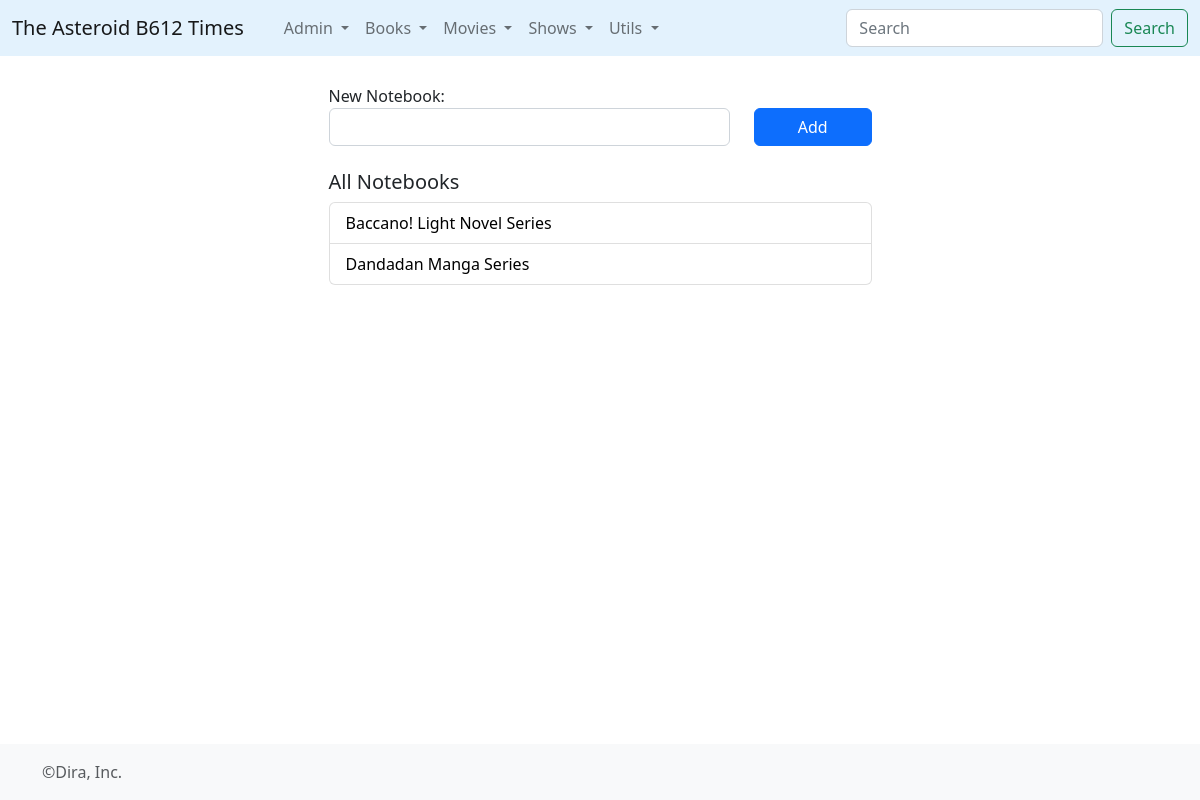
Page /cuadernos/ on the earlier database version.
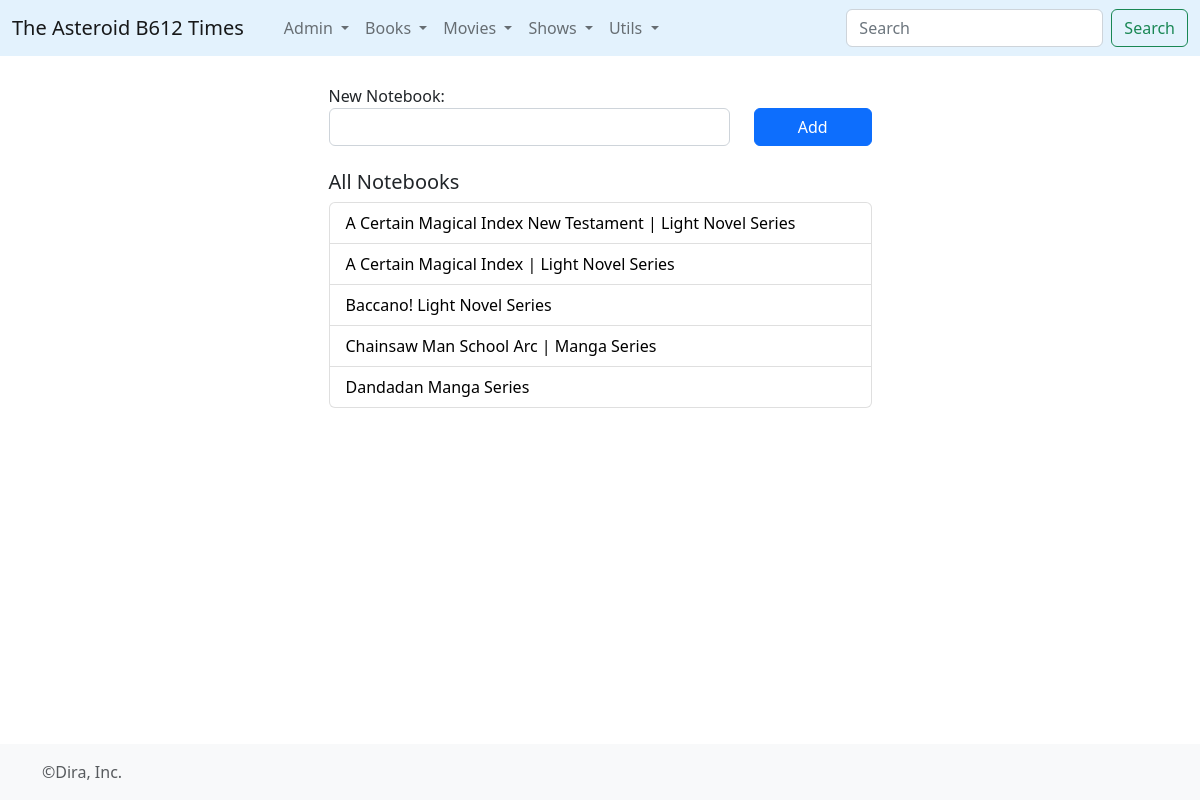
Same page on the later database version.
### times/models.py (models this page shows, shortened)
class Cuaderno(models.Model):
	titulo = models.CharField(max_length=200)
	fecha_creacion = models.DateTimeField(auto_now=True)

### times/views.py (the view)
# urls.py: path('cuadernos/', views.cuadernos, name='cuadernos'),
def cuadernos(request):
	notebooks = Cuaderno.objects.all().order_by('titulo')
	return render(request,'cuadernos.html',{'notebooks':notebooks})

### times/templates/cuadernos.html (shortened to what this page needs)
{% extends 'base_forms.html' %}
{% block contenido %}
<article>
	<form method="POST" action="{% url 'addcuaderno' %}">
	   <div class="row">
	  <div class="form-group col-sm-9">
	    <label for="exampleFormControlInput1">New Notebook:</label>
	    <input type = "text" name="titulo" class="form-control" id="exampleFormControlInput1">
	  </div><br>
	  <div class="form-group col-sm-3">
	  	<label for="exampleFormControlInput1">&nbsp;</label><br>
	  <button type="submit" class="btn btn-primary " style="width:100%">Add</button>
	</div>
	</div>
	</form><br>
	<h5>All Notebooks</h5>
	{% if notebooks %}
		<ul class="list-group">
        {% for n in notebooks %}
          <li class="list-group-item">
         	 <a href="{% url 'cuaderno' n.id %}" style="color:black; text-decoration: none;">{{n.titulo}}</a>
          </li>
        {% endfor %}
      </ul>
	{% endif %}
</article>
{% endblock%}

Differences in the rows shown:
added Cuaderno: titulo "A Certain Magical Index New Testament | Light Novel Series"
added Cuaderno: titulo "A Certain Magical Index | Light Novel Series"
added Cuaderno: titulo "Chainsaw Man School Arc | Manga Series"
